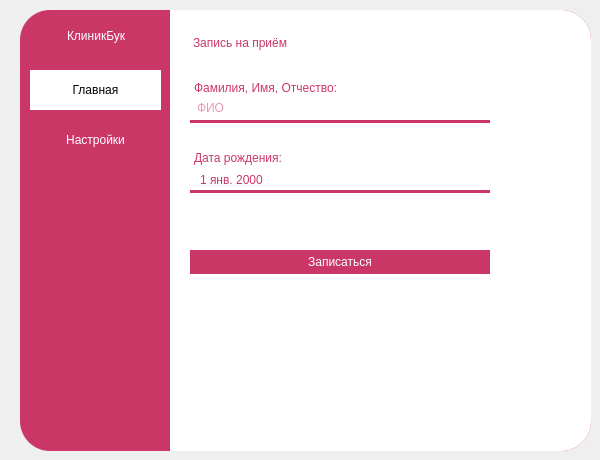
<?xml version="1.0" encoding="UTF-8"?>
<ui version="4.0">
 <class>MainWindow</class>
 <widget class="QWidget" name="MainWindow">
  <property name="geometry">
   <rect>
    <x>0</x>
    <y>0</y>
    <width>600</width>
    <height>460</height>
   </rect>
  </property>
  <property name="windowTitle">
   <string>Form</string>
  </property>
  <widget class="QFrame" name="MainBackground">
   <property name="enabled">
    <bool>true</bool>
   </property>
   <property name="geometry">
    <rect>
     <x>20</x>
     <y>10</y>
     <width>571</width>
     <height>441</height>
    </rect>
   </property>
   <property name="styleSheet">
    <string notr="true">QFrame {
	height:100%; margin:0;
	background-color: #ca3767;
	border-radius: 30px;
}</string>
   </property>
   <property name="frameShape">
    <enum>QFrame::StyledPanel</enum>
   </property>
   <property name="frameShadow">
    <enum>QFrame::Raised</enum>
   </property>
   <widget class="QFrame" name="MainFrame_2">
    <property name="enabled">
     <bool>true</bool>
    </property>
    <property name="geometry">
     <rect>
      <x>510</x>
      <y>0</y>
      <width>61</width>
      <height>441</height>
     </rect>
    </property>
    <property name="cursor">
     <cursorShape>ArrowCursor</cursorShape>
    </property>
    <property name="mouseTracking">
     <bool>false</bool>
    </property>
    <property name="tabletTracking">
     <bool>false</bool>
    </property>
    <property name="focusPolicy">
     <enum>Qt::NoFocus</enum>
    </property>
    <property name="contextMenuPolicy">
     <enum>Qt::DefaultContextMenu</enum>
    </property>
    <property name="acceptDrops">
     <bool>false</bool>
    </property>
    <property name="styleSheet">
     <string notr="true">QFrame {
	border: 0;
	background-color: rgb(255, 255, 255);
	border-radius: 30px; 
}</string>
    </property>
    <property name="inputMethodHints">
     <set>Qt::ImhNone</set>
    </property>
    <property name="frameShape">
     <enum>QFrame::NoFrame</enum>
    </property>
    <property name="frameShadow">
     <enum>QFrame::Raised</enum>
    </property>
   </widget>
   <widget class="QFrame" name="LogoType">
    <property name="geometry">
     <rect>
      <x>10</x>
      <y>10</y>
      <width>31</width>
      <height>31</height>
     </rect>
    </property>
    <property name="styleSheet">
     <string notr="true">QFrame {
	background-color: rgba(255, 255, 255, 0);
	image: url(:/appIcon.png);
}</string>
    </property>
    <property name="frameShape">
     <enum>QFrame::StyledPanel</enum>
    </property>
    <property name="frameShadow">
     <enum>QFrame::Raised</enum>
    </property>
   </widget>
   <widget class="QLabel" name="TextLogoType">
    <property name="geometry">
     <rect>
      <x>47</x>
      <y>15</y>
      <width>101</width>
      <height>21</height>
     </rect>
    </property>
    <property name="styleSheet">
     <string notr="true">QFrame {
	background-color: 0;
	color: white;
	font: 500 12pt &quot;Montserrat Medium&quot;;	
}
</string>
    </property>
    <property name="text">
     <string>КлиникБук</string>
    </property>
   </widget>
   <widget class="QFrame" name="MainFrame">
    <property name="enabled">
     <bool>true</bool>
    </property>
    <property name="geometry">
     <rect>
      <x>150</x>
      <y>0</y>
      <width>391</width>
      <height>481</height>
     </rect>
    </property>
    <property name="autoFillBackground">
     <bool>false</bool>
    </property>
    <property name="styleSheet">
     <string notr="true">QFrame {
	background-color: white;
	border: 0;
	border-radius: 0;
}</string>
    </property>
    <property name="locale">
     <locale language="Russian" country="Russia"/>
    </property>
    <property name="inputMethodHints">
     <set>Qt::ImhHiddenText</set>
    </property>
    <property name="frameShape">
     <enum>QFrame::StyledPanel</enum>
    </property>
    <property name="frameShadow">
     <enum>QFrame::Raised</enum>
    </property>
    <widget class="Line" name="line">
     <property name="geometry">
      <rect>
       <x>20</x>
       <y>110</y>
       <width>300</width>
       <height>3</height>
      </rect>
     </property>
     <property name="autoFillBackground">
      <bool>false</bool>
     </property>
     <property name="styleSheet">
      <string notr="true">QFrame {
	background-color: #ca3767;
}
</string>
     </property>
     <property name="orientation">
      <enum>Qt::Horizontal</enum>
     </property>
    </widget>
    <widget class="QLabel" name="UserFullName">
     <property name="geometry">
      <rect>
       <x>24</x>
       <y>67</y>
       <width>171</width>
       <height>21</height>
      </rect>
     </property>
     <property name="styleSheet">
      <string notr="true">QFrame {
	background-color: 0;
	color: #ca3767;
	font: 500 9pt &quot;Montserrat Medium&quot;;	
}
</string>
     </property>
     <property name="text">
      <string>Фамилия, Имя, Отчество:</string>
     </property>
    </widget>
    <widget class="QLineEdit" name="GetUserFullName">
     <property name="geometry">
      <rect>
       <x>25</x>
       <y>87</y>
       <width>291</width>
       <height>22</height>
      </rect>
     </property>
     <property name="tabletTracking">
      <bool>false</bool>
     </property>
     <property name="autoFillBackground">
      <bool>false</bool>
     </property>
     <property name="styleSheet">
      <string notr="true">QLineEdit {
	background-color: 0;
	color: #ca3767;
	border: 0;
	font: 500 9pt &quot;Montserrat Medium&quot;;	
}
</string>
     </property>
     <property name="inputMask">
      <string/>
     </property>
     <property name="text">
      <string/>
     </property>
     <property name="maxLength">
      <number>60</number>
     </property>
     <property name="echoMode">
      <enum>QLineEdit::Normal</enum>
     </property>
     <property name="cursorPosition">
      <number>0</number>
     </property>
     <property name="alignment">
      <set>Qt::AlignLeading|Qt::AlignLeft|Qt::AlignVCenter</set>
     </property>
     <property name="dragEnabled">
      <bool>false</bool>
     </property>
     <property name="readOnly">
      <bool>false</bool>
     </property>
     <property name="placeholderText">
      <string>ФИО</string>
     </property>
     <property name="cursorMoveStyle">
      <enum>Qt::LogicalMoveStyle</enum>
     </property>
     <property name="clearButtonEnabled">
      <bool>false</bool>
     </property>
    </widget>
    <widget class="QLabel" name="SIGNUP">
     <property name="geometry">
      <rect>
       <x>23</x>
       <y>17</y>
       <width>191</width>
       <height>31</height>
      </rect>
     </property>
     <property name="styleSheet">
      <string notr="true">QFrame {
	background-color: 0;
	color: #ca3767;
	font: 500 16pt &quot;Montserrat Medium&quot;;	
}
</string>
     </property>
     <property name="text">
      <string>Запись на приём</string>
     </property>
    </widget>
    <widget class="QLabel" name="DateUser">
     <property name="geometry">
      <rect>
       <x>24</x>
       <y>137</y>
       <width>171</width>
       <height>21</height>
      </rect>
     </property>
     <property name="styleSheet">
      <string notr="true">QFrame {
	background-color: 0;
	color: #ca3767;
	font: 500 9pt &quot;Montserrat Medium&quot;;	
}
</string>
     </property>
     <property name="text">
      <string>Дата рождения:</string>
     </property>
    </widget>
    <widget class="Line" name="line_2">
     <property name="geometry">
      <rect>
       <x>20</x>
       <y>180</y>
       <width>300</width>
       <height>3</height>
      </rect>
     </property>
     <property name="autoFillBackground">
      <bool>false</bool>
     </property>
     <property name="styleSheet">
      <string notr="true">QFrame {
	background-color: #ca3767;
}
</string>
     </property>
     <property name="orientation">
      <enum>Qt::Horizontal</enum>
     </property>
    </widget>
    <widget class="QDateEdit" name="DateEditUser">
     <property name="geometry">
      <rect>
       <x>28</x>
       <y>160</y>
       <width>71</width>
       <height>20</height>
      </rect>
     </property>
     <property name="styleSheet">
      <string notr="true">QDateEdit {
	background-color: 0;
	color: #ca3767;
	border: 0;
	font: 500 9pt &quot;Montserrat Medium&quot;;	
}
</string>
     </property>
     <property name="inputMethodHints">
      <set>Qt::ImhPreferNumbers</set>
     </property>
     <property name="wrapping">
      <bool>false</bool>
     </property>
     <property name="frame">
      <bool>true</bool>
     </property>
     <property name="alignment">
      <set>Qt::AlignLeading|Qt::AlignLeft|Qt::AlignVCenter</set>
     </property>
     <property name="readOnly">
      <bool>false</bool>
     </property>
     <property name="buttonSymbols">
      <enum>QAbstractSpinBox::NoButtons</enum>
     </property>
     <property name="maximumDate">
      <date>
       <year>3000</year>
       <month>12</month>
       <day>31</day>
      </date>
     </property>
     <property name="minimumDate">
      <date>
       <year>1799</year>
       <month>9</month>
       <day>14</day>
      </date>
     </property>
    </widget>
    <widget class="QPushButton" name="SignUpClinicButton">
     <property name="geometry">
      <rect>
       <x>20</x>
       <y>240</y>
       <width>300</width>
       <height>24</height>
      </rect>
     </property>
     <property name="styleSheet">
      <string notr="true">QPushButton {
	background-color: #ca3767;
	color: white;
	border: 0;
	font: 500 10pt &quot;Montserrat Medium&quot;;	
}

QPushButton:hover {
	background-color: #CA378A;
}</string>
     </property>
     <property name="text">
      <string>Записаться</string>
     </property>
    </widget>
   </widget>
   <widget class="QWidget" name="verticalLayoutWidget">
    <property name="geometry">
     <rect>
      <x>0</x>
      <y>40</y>
      <width>151</width>
      <height>371</height>
     </rect>
    </property>
    <layout class="QVBoxLayout" name="verticalLayout" stretch="0,0,0,0,0">
     <property name="spacing">
      <number>0</number>
     </property>
     <property name="sizeConstraint">
      <enum>QLayout::SetDefaultConstraint</enum>
     </property>
     <property name="leftMargin">
      <number>10</number>
     </property>
     <property name="rightMargin">
      <number>10</number>
     </property>
     <property name="bottomMargin">
      <number>0</number>
     </property>
     <item>
      <spacer name="verticalSpacer_2">
       <property name="orientation">
        <enum>Qt::Vertical</enum>
       </property>
       <property name="sizeType">
        <enum>QSizePolicy::Fixed</enum>
       </property>
       <property name="sizeHint" stdset="0">
        <size>
         <width>20</width>
         <height>20</height>
        </size>
       </property>
      </spacer>
     </item>
     <item>
      <widget class="QPushButton" name="HomeButton">
       <property name="styleSheet">
        <string notr="true">QPushButton {
	color: black;
	background-color: white;
	height: 40;
	border: 0;
}
</string>
       </property>
       <property name="text">
        <string>Главная</string>
       </property>
      </widget>
     </item>
     <item>
      <spacer name="verticalSpacer_3">
       <property name="orientation">
        <enum>Qt::Vertical</enum>
       </property>
       <property name="sizeType">
        <enum>QSizePolicy::Fixed</enum>
       </property>
       <property name="sizeHint" stdset="0">
        <size>
         <width>20</width>
         <height>10</height>
        </size>
       </property>
      </spacer>
     </item>
     <item>
      <widget class="QPushButton" name="SettingButton">
       <property name="styleSheet">
        <string notr="true">QPushButton {
	color: white;
	border: 0;
	height: 40;
}

QPushButton:hover {
	color: black;
	background-color: white;
	border: 2px solid white;
}

</string>
       </property>
       <property name="text">
        <string>Настройки</string>
       </property>
      </widget>
     </item>
     <item>
      <spacer name="verticalSpacer">
       <property name="orientation">
        <enum>Qt::Vertical</enum>
       </property>
       <property name="sizeHint" stdset="0">
        <size>
         <width>20</width>
         <height>40</height>
        </size>
       </property>
      </spacer>
     </item>
    </layout>
   </widget>
  </widget>
 </widget>
 <resources>
  <include location="source.qrc"/>
 </resources>
 <connections/>
</ui>
